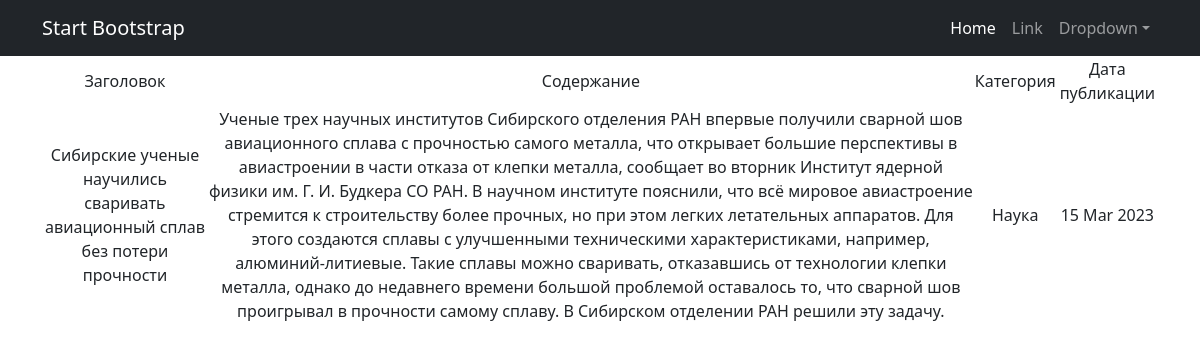
Page /news/4 on the committed database.
### news/models.py (models this page shows, shortened)
class Post(models.Model):
    NEWS = 'Новость'
    ARTICLE = 'Статья'
    CATEGORY_CHOICES = (
        (NEWS, 'Новость'),
        (ARTICLE, 'Статья')
    )
    categoryType = models.CharField(max_length=10, choices=CATEGORY_CHOICES, default=NEWS)
    dateCreation = models.DateTimeField(auto_now_add=True)
    title = models.CharField(max_length=128)
    text = models.TextField()
    category = models.ForeignKey(to='Category', on_delete=models.CASCADE, related_name='posts')

class Category(models.Model):
    name = models.CharField(max_length=100, unique=True)

### news/views.py (the view)
# urls.py: path('<int:pk>', PostDetail.as_view(), name='post_detail'),
class PostDetail(DetailView):
    model = Post
    template_name = 'post.html'
    context_object_name = 'post'

### news/templatetags/custom_filters.py (called while the page is built)
@register.filter()
def censor(text):
    bad_words = ['сфинкса', 'китай']
    if type(text) == str:
        for word in text.split():
            if word.lower() in bad_words:
                text = text.replace(word, f"{word[0]}{'*' * (len(word) - 1)}")
    else:
        raise ValueError('Входные данные не являются строкой!')
    return text

### templates/post.html (shortened to what this page needs)
{% extends 'flatpages/default.html' %}
{% load custom_filters %}
{% block content %}
   {% if post %}
       <table>
           <tr>
               <td>Заголовок</td>
               <td>Содержание</td>
               <td>Категория</td>
               <td>Дата публикации</td>
           </tr>
           <tr>
               <td>{{ post.title|censor}}</td>
               <td>{{ post.text|censor}}</td>
               <td>{{ post.category.name }}</td>
               <td>{{ post.dateCreation|date:'d M Y' }}</td>
           </tr>
       </table>
   {% else %}
       <h2>Новости нет!</h2>!
   {% endif %}
{% endblock content %}

### rows in the picture
Post: title|censor "Сибирские ученые научились сваривать авиационный сплав без потери прочности", text|censor "Ученые трех научных институтов Сибирского отделения РАН впервые получили сварной шов авиационного сплава с прочностью самого металла, что открывает большие перспективы в авиастроении в части отказа от клепки металла, сообщает во вторник Институт ядерной физики им. Г. И. Будкера СО РАН. В научном институте пояснили, что всё мировое авиастроение стремится к строительству более прочных, но при этом легких летательных аппаратов. Для этого создаются сплавы с улучшенными техническими характеристиками, например, алюминий-литиевые. Такие сплавы можно сваривать, отказавшись от технологии клепки металла, однако до недавнего времени большой проблемой оставалось то, что сварной шов проигрывал в…", category.name "Наука", dateCreation "15 Mar 2023"
